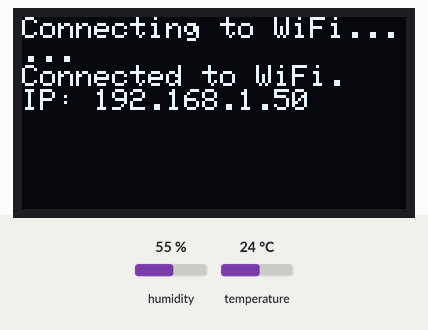
This sketch was run on a simulated ESP32. On the bench: 128×64 one-colour display. The inputs (shaded band) are chosen by the test bench; at power-on: humidity 55 %, temperature 24 °C. WiFi joins after 1.5 s; servers stay silent unless stated; the display library's start-up logo is not drawn; random numbers use the default seed unless the sketch sets one; no MQTT or app messages arrive unless stated; not simulated (calls return 0 or success): secrets.h; what the sketch prints to the serial monitor is not drawn.

Above: at 3.7 s.
At 9.8 s:
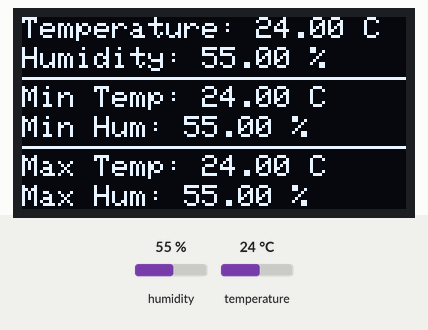
9.9 s: humidity set to 22 %
At 12.1 s:
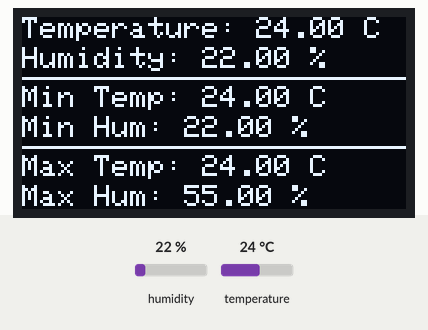
12.6 s: temperature set to 12 °C
At 14.1 s:
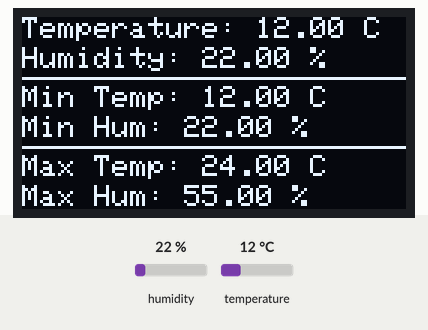
15.3 s: humidity set to 40 %
At 18.0 s:
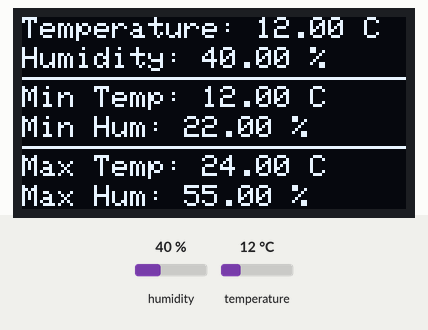
18.7 s: temperature set to 19 °C
Timing chart, 0 to 21.7 s (numbered marks = the images above; inputs shaded):
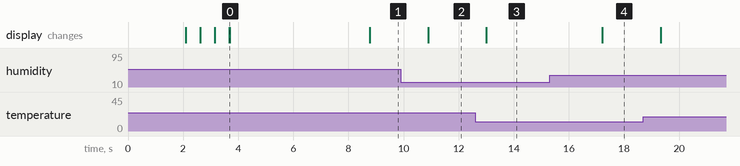

Measured:
- after the input at 9.9 s, the display: changes after 0.99 s (image 2)
- after the input at 12.6 s, the display: changes after 0.40 s (image 3)
- after the input at 15.3 s, the display: changes after 1.9 s (image 4)
- what the display in image 0 shows lasts 5.1 s, from 3.7 s to 8.8 s

The sketch:

dht22-i2c-lcd.ino
```cpp
#include "displayManager.h"
#include "setupWifi.h"
#include "sensorManager.h"
#include "mqttManager.h"

void setup() {
  Serial.begin(9600);
  // initialize dht sensor
  dhtBegin();

  setupDisplay();
  setupWifi();
  setupMqttClient();
}

void loop() {
  tryReconnect();
  loopMqttClient();

  updateReadValues();
  renderDisplay();

  tryPublishUpdates();

  delay(500);
}
```

displayManager.cpp
```cpp
#include "displayManager.h"

#define SCREEN_WIDTH 128
#define SCREEN_HEIGHT 64
#define OLED_RESET -1

Adafruit_SSD1306 display(SCREEN_WIDTH, SCREEN_HEIGHT, &Wire, OLED_RESET);

void setupDisplay() {
  // SSD1306_SWITCHCAPVCC = generate display voltage from 3.3V internally
  if(!display.begin(SSD1306_SWITCHCAPVCC, 0x3C)) {
    Serial.println(F("SSD1306 allocation failed"));
    for(;;); // Don't proceed, loop forever
  }

  // Show initial display buffer contents on the screen --
  // the library initializes this with an Adafruit splash screen.
  display.display();
  delay(2000); // Pause for 2 seconds

  // Clear the buffer
  display.clearDisplay();
  display.setTextSize(1);      // Dimensione testo
  display.setTextColor(SSD1306_WHITE); // Colore testo
}

void renderDisplay() {
  display.clearDisplay();

  display.setCursor(0, 0);
  display.print("Temperature: ");
  display.print(getTemperature());
  display.print(" C");

  display.setCursor(0, 10);
  display.print("Humidity: ");
  display.print(getHumidity());
  display.print(" %");

  display.drawLine(0, 20, display.width() - 1, 20, SSD1306_WHITE);

  display.setCursor(0, 23);
  display.print("Min Temp: ");
  display.print(getMinTemperature());
  display.print(" C");

  display.setCursor(0, 33);
  display.print("Min Hum: ");
  display.print(getMinHumidity());
  display.print(" %");

  display.drawLine(0, 43, display.width() - 1, 43, SSD1306_WHITE);

  display.setCursor(0, 46);
  display.print("Max Temp: ");
  display.print(getMaxTemperature());
  display.print(" C");

  display.setCursor(0, 56);
  display.print("Max Hum: ");
  display.print(getMaxHumidity());
  display.print(" %");

  display.display();
}
```

displayManager.h
```cpp
#ifndef DISPLAY_MANAGER_H
#define DISPLAY_MANAGER_H

#include <Adafruit_SSD1306.h>
#include <Adafruit_GFX.h>
#include "sensorManager.h"

extern Adafruit_SSD1306 display;

void setupDisplay();
void renderDisplay();

#endif
```

mqttManager.cpp
```cpp
#include "mqttManager.h"

WiFiClient espClient;
PubSubClient client(espClient);

const char* mqtt_server = "mosquitto.raspi-home";
const int mqtt_port = 1883;
const char* mqtt_topic = "esp32/sensors";

unsigned long prevMqttConnectionMillis = 0;
const unsigned long mqttConnectionMillis = 5000;
unsigned long prevMqttUpdateMillis = 0;
const unsigned long mqttUpdateDelayMs = 3000;

void setupMqttClient() {
  // setup mqtt server
  client.setServer(mqtt_server, mqtt_port);
}

void loopMqttClient() {
  // looping connection
  client.loop();
}

void tryReconnect() {
  // wifi not connected
  if (WiFi.status() != WL_CONNECTED) {
    return;
  }
  // broken already connected
  if (client.connected()) {
    return;
  }

  unsigned long currentMillis = millis();
  if (currentMillis - prevMqttConnectionMillis > mqttConnectionMillis) {
    prevMqttConnectionMillis = currentMillis;
    Serial.print("Attempting MQTT connection...");
    String clientId = "ESP32Client-" + String(random(0xffff), HEX);
    if (client.connect(clientId.c_str())) {
      Serial.println("connected");
      // client.subscribe("your/topic"); // optional
    } else {
      Serial.print("failed, rc=");
      Serial.print(client.state());
      Serial.println(" retrying next time...");
    }
  }
}

void tryPublishUpdates() {
  // wifi is not connected
  if (WiFi.status() != WL_CONNECTED) {
    return;
  }
  // broker mqtt not connected
  if (!client.connected()) {
    return;
  }

  unsigned long now = millis();
  if (now - prevMqttUpdateMillis > mqttUpdateDelayMs) {
    prevMqttUpdateMillis = now;

    // Convert the value to a char array
    char tempString[8], humString[8];
    dtostrf(getTemperature(), 1, 2, tempString);
    dtostrf(getHumidity(), 1, 2, humString);

    // Json structure
    StaticJsonDocument<200> doc;

    JsonObject temp = doc.createNestedObject("temperature");
    temp["value"] = tempString;
    temp["unit"] = "C";

    JsonObject hum = doc.createNestedObject("humidity");
    hum["value"] = humString;
    hum["unit"] = "%";

    char buffer[256];
    serializeJson(doc, buffer);

    client.publish(mqtt_topic, buffer);
  }
}
```

mqttManager.h
```cpp
#ifndef MQTT_MANAGER_H
#define MQTT_MANAGER_H

#include <WiFi.h>
#include <PubSubClient.h>
#include <ArduinoJson.h>
#include "sensorManager.h"

void setupMqttClient();
void loopMqttClient();
void tryReconnect();
void tryPublishUpdates();

#endif
```

sensorManager.cpp
```cpp
#include "sensorManager.h"

#define DHTPIN 4
#define DHTTYPE DHT22
DHT dht(DHTPIN, DHTTYPE);

float hum = 0, temp = 0;
float minTemp = 1000, maxTemp = -1000;
float minHum = 1000, maxHum = -1000;
unsigned long prevReadMillis = 0;
const unsigned long readDelayMs = 2000;

void dhtBegin() {
  dht.begin();
}

void updateReadValues() {
  unsigned long currentMillis = millis();
  if (currentMillis - prevReadMillis >= readDelayMs) {
    prevReadMillis = currentMillis;
    hum = dht.readHumidity();
    temp = dht.readTemperature();

    if (temp < minTemp) minTemp = temp;
    if (temp > maxTemp) maxTemp = temp;
    if (hum < minHum) minHum = hum;
    if (hum > maxHum) maxHum = hum;
  }
}

float getTemperature() { return temp; }
float getHumidity() { return hum; }
float getMinTemperature() { return minTemp; }
float getMaxTemperature() { return maxTemp; }
float getMinHumidity() { return minHum; }
float getMaxHumidity() { return maxHum; }
```

sensorManager.h
```cpp
#ifndef SENSOR_MANAGER_H
#define SENSOR_MANAGER_H

#include <DHT.h>

void dhtBegin();
void updateReadValues();
float getTemperature();
float getHumidity();
float getMinTemperature();
float getMaxTemperature();
float getMinHumidity();
float getMaxHumidity();

#endif
```

setupWifi.cpp
```cpp
#include "setupWifi.h"

void setupWifi() {
  display.clearDisplay();
  delay(10);
  display.println("Connecting to WiFi...");
  display.display();
  WiFi.begin(WIFI_SSID, WIFI_PASSWORD);

  unsigned short retry = 0;
  while (WiFi.status() != WL_CONNECTED && retry < 20) {
    delay(500);
    display.print(".");
    display.display();
    retry++;
  }

  if (WiFi.status() == WL_CONNECTED) {
    showWifiConnected();
  } else {
    showWifiNotConnected();
  }

  display.display();
  delay(5000);
}

void showWifiConnected() {
  display.println("");
  display.println("Connected to WiFi.");
  display.print("IP: ");
  display.println(WiFi.localIP());
  Serial.println("WiFi Connected!");
}

void showWifiNotConnected() {
  display.println("");
  display.println("WiFi not connected.");
  Serial.println("WiFi not connected");
}
```

setupWifi.h
```cpp
#ifndef SETUP_WIFI_H
#define SETUP_WIFI_H

#include <Adafruit_SSD1306.h>
#include <WiFi.h>
#include <secrets.h>
#include <displayManager.h>

void setupWifi();
void showWifiConnected();
void showWifiNotConnected();

#endif
```
